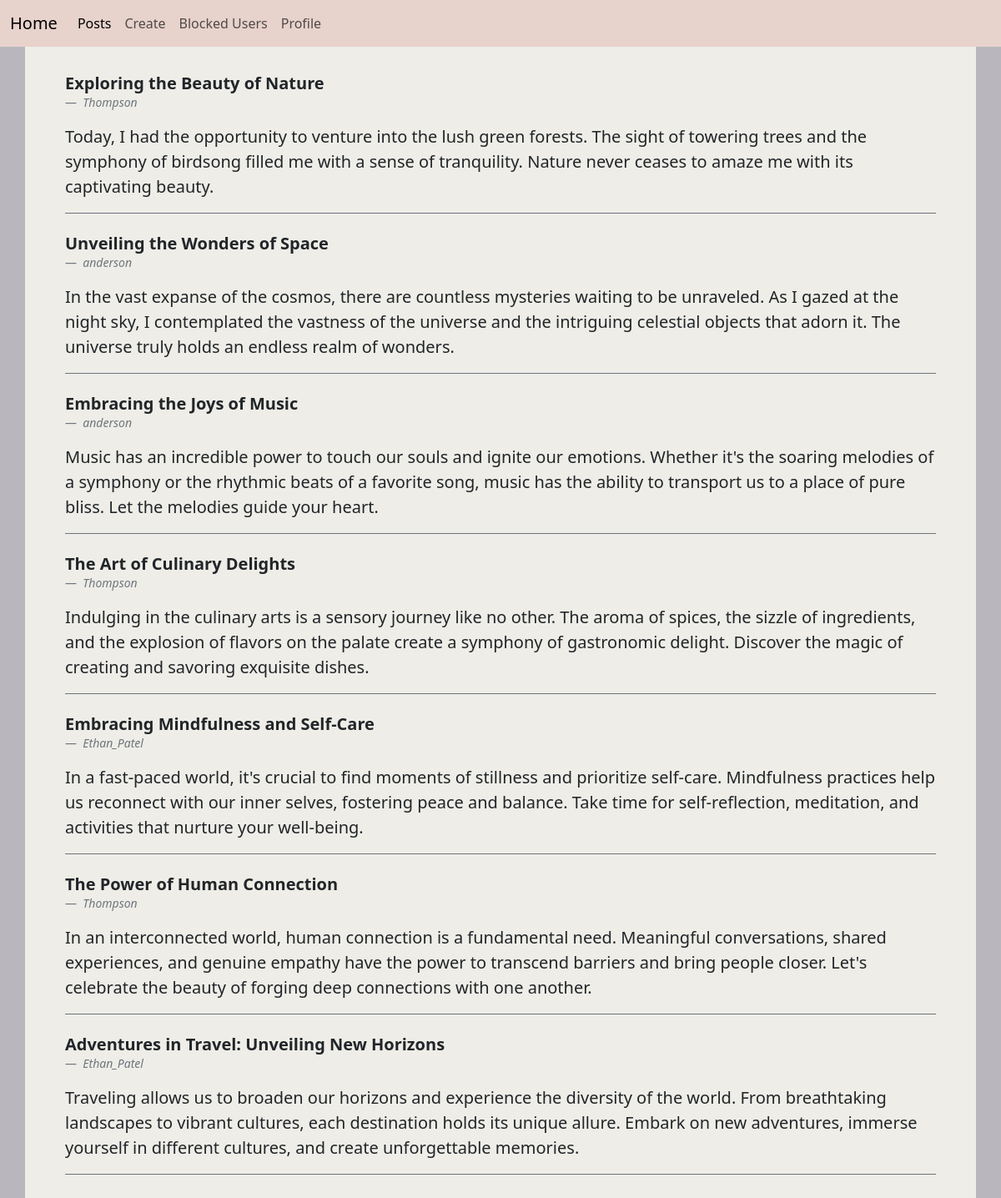
The page /posts/ (signed in) on the database its author committed.
### posts/models.py (models this page shows, shortened)
class Post(models.Model):
    title = models.CharField(max_length=255)
    author = models.ForeignKey(User, on_delete=models.CASCADE, null=True, blank=True)
    content = models.TextField(null=True, blank=True)
    created_at = models.DateTimeField(default=timezone.now)
    last_updated = models.DateTimeField(auto_now=True)
    files = models.FileField(upload_to='post_files/', blank=True, null=True)

### posts/views.py (the view)
# urls.py: path('posts/', posts_view, name='posts'),
def posts_view(request):
    blocked_users = request.user.userprofile.blocked_users.all()
    posts = Post.objects.exclude(author__in=blocked_users).exclude(author=request.user)
    return render(request, 'posts.html', {'posts': posts})

### posts/templates/posts.html (shortened to what this page needs)
<!DOCTYPE html>
<html lang="en">
<head>
    <link href="https://cdn.jsdelivr.net/npm/bootstrap@5.3.0/dist/css/bootstrap.min.css" rel="stylesheet"
>
</head>
<body style="background-color: #B9B7BD">
<nav class="navbar navbar-expand-lg " style="background-color: #E7D2CC">
    <div class="container-fluid">
        <a class="navbar-brand" href="{% url 'posts' %}">Home</a>
        <div class="collapse navbar-collapse" id="navbarNav">
            <ul class="navbar-nav">
                <li class="nav-item">
                    <a class="nav-link active" aria-current="page"  href="{% url 'posts' %}">Posts</a>
                </li>
                <li class="nav-item">
                    <a class="nav-link" href="{% url 'add' %}">Create</a>
                </li>
                <li class="nav-item">
                    <a class="nav-link" href="{% url 'blockedUsers' %}">Blocked Users</a>
                </li>
                <li class="nav-item">
                    <a class="nav-link" href="{% url 'profile' %}">Profile</a>
                </li>
            </ul>
        </div>
    </div>
</nav>
<div class="container py-4 px-5" style="background-color: #EEEDE7">
    <div>
        {% for post in posts %}
        <figure class="start border-bottom border-secondary pt-2">
            <blockquote class="blockquote display-6 fw-semibold">
                <p>{{post.title}}</p>
            </blockquote>
            <figcaption class="blockquote-footer">
                <cite title="Source Title">{{post.author}}</cite>
            </figcaption>
            <p class="lead">
                {{post.content}}
            </p>
        </figure>
        {% endfor %}
    </div>
</div>
</body>
</html>

### rows shown on the page
Post: title "Exploring the Beauty of Nature", author "Thompson", content "Today, I had the opportunity to venture into the lush green forests. The sight of towering trees and the symphony of birdsong filled me with a sense of tranquility. Nature never ceases to amaze me with its captivating beauty."
Post: title "Unveiling the Wonders of Space", author "anderson", content "In the vast expanse of the cosmos, there are countless mysteries waiting to be unraveled. As I gazed at the night sky, I contemplated the vastness of the universe and the intriguing celestial objects that adorn it. The universe truly holds an endless realm of wonders."
Post: title "Embracing the Joys of Music", author "anderson", content "Music has an incredible power to touch our souls and ignite our emotions. Whether it's the soaring melodies of a symphony or the rhythmic beats of a favorite song, music has the ability to transport us to a place of pure bliss. Let the melodies guide your heart."
Post: title "The Art of Culinary Delights", author "Thompson", content "Indulging in the culinary arts is a sensory journey like no other. The aroma of spices, the sizzle of ingredients, and the explosion of flavors on the palate create a symphony of gastronomic delight. Discover the magic of creating and savoring exquisite dishes."
Post: title "Embracing Mindfulness and Self-Care", author "Ethan_Patel", content "In a fast-paced world, it's crucial to find moments of stillness and prioritize self-care. Mindfulness practices help us reconnect with our inner selves, fostering peace and balance. Take time for self-reflection, meditation, and activities that nurture your well-being."
Post: title "The Power of Human Connection", author "Thompson", content "In an interconnected world, human connection is a fundamental need. Meaningful conversations, shared experiences, and genuine empathy have the power to transcend barriers and bring people closer. Let's celebrate the beauty of forging deep connections with one another."
Post: title "Adventures in Travel: Unveiling New Horizons", author "Ethan_Patel", content "Traveling allows us to broaden our horizons and experience the diversity of the world. From breathtaking landscapes to vibrant cultures, each destination holds its unique allure. Embark on new adventures, immerse yourself in different cultures, and create unforgettable memories."
